Frame 1 (no input): blank canvas, image omitted
Frame 60 (the mouse pressed at the canvas centre just before this capture): blank canvas, image omitted
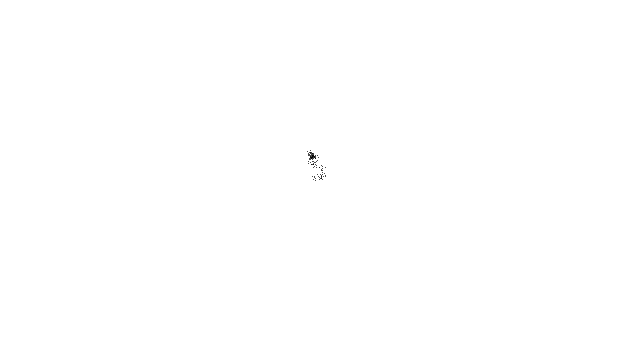
Frame 120 (the mouse held since frame 60 and released just before this capture)

The Processing sketch whose frames 1 and 60 were blank and that drew this single picture after the mouse press (run headless with seeded random() and noise(); from frame 60 on, the mouse is pressed at the canvas centre):

// Processing sketch: RandomWalk_01
// ── RandomWalk_01.pde
Walker w;

void setup() {
  size(640,360);
  w = new Walker();
  background(255);
}

void draw() {
  w.step();
  w.display(); //added a comment
}

// ── Walker.pde
class Walker {
  float posX;
  float posY;
  
  Walker() {
    posX = width/2;
    posY = height/2;
  }

  void display() {
    stroke(0);
    point(posX,posY);
  }
  
  void step() {
    //int stepX = int(random(3))-1; //yields -1, 0 or 1
    //int stepY = int(random(3))-1;
    float stepX = random(-3, 3); //yields and floating point number between -1.0 and 1.0
    float stepY = random(-3, 3);
    if((posX <= width) || (posX >= 0)) {
      posX += stepX;  
    }
    if((posY <= height) || (posY >= 0)) {
      posY += stepY;  
    }
  }
}
